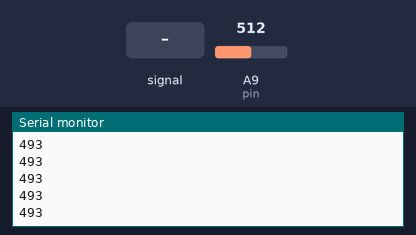
Bench run of a sketch on a simulated Arduino Mega 2560, built with avr-gcc and run on an emulated ATmega2560. On the bench: the last lines printed to the serial monitor. Inputs (shaded band) come from the test bench; at power-on: A9 (pin) = 512.

Above: at 1.2 s.
1.3 s: A9 (pin) fed a 200 Hz sine of ±81 counts around its level
At 1.9 s:
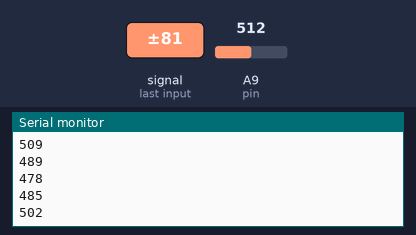
2.8 s: A9 (pin) set to 716
At 3.7 s:
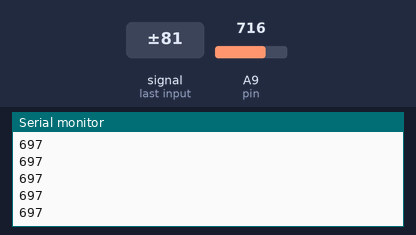
4.3 s: A9 (pin) fed a 1000 Hz sine of ±255 counts around its level
At 5.3 s:
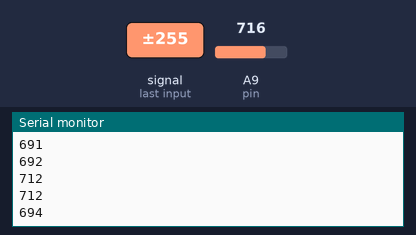
5.8 s: A9 (pin) set to 900
At 6.3 s:
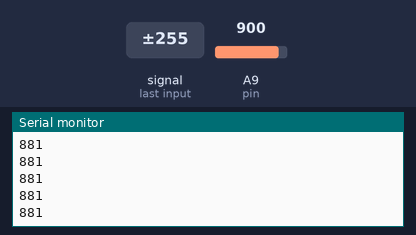
Timing chart, 0 to 8.3 s (numbered marks = the images above; inputs shaded):
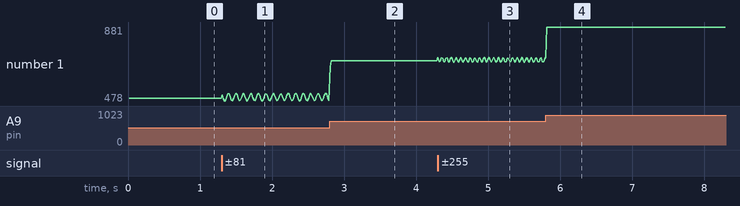

The sketch:

hall_effect_test.ino
```cpp
int pin = A9;
int val;
int last_val = 0;
float alpha = 0.05;

void setup() {
  Serial.begin(9600);
}

void loop() {
  for(int i=0; i<100; i++){
    val = alpha*analogRead(pin) + (1-alpha)*last_val;
    last_val = val;
  }
  Serial.println(val);

  val = 0;
  last_val = 0;
}
```

Measured:
- after the input at 1.3 s, the serial monitor: prints a new line at once (image 1)
- after the input at 2.8 s, the serial monitor: prints a new line at once (image 2)
- after the input at 4.3 s, the serial monitor: prints a new line at once (image 3)
- after the input at 5.8 s, the serial monitor: prints a new line at once (image 4)
- plotted number 1: 493 → 480 after the input at 1.3 s, 480 → 697 after the input at 2.8 s, 697 → 715 after the input at 4.3 s, 715 → 881 after the input at 5.8 s
